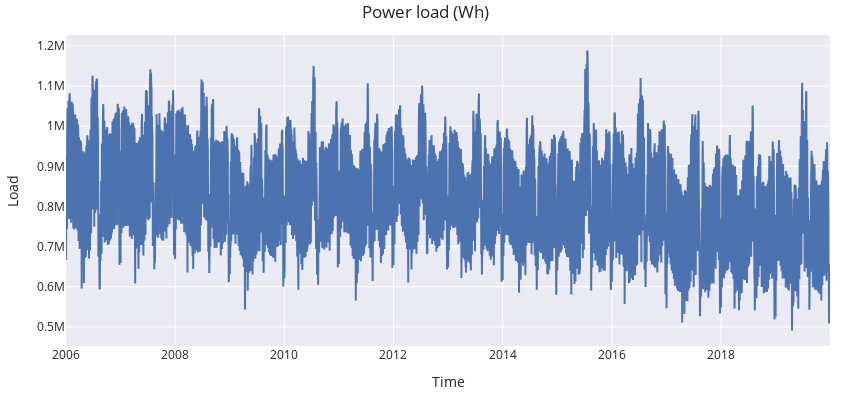

Source (notebook cell):
### Markdown cell above
### Plot time series

In this section, graphical exploration is provided of the dataset. This allows to identify trends and patterns. The section first provides plots the full time series, providing some zoom on interesting areas, and then presents some seasonality plots.

To plot the time series, a `go.Figure()` object is created using the Plotly libray, that provides interactive plots by default. Train and test data are also represented in successive figure.

### Code cell
# Interactive plot of time series
# ==============================================================================
fig = go.Figure()
fig.add_trace(go.Scatter(x=data.index, y=data['Load'], mode='lines', name='Load'))
fig.update_layout(
    title  = 'Power load (Wh)',
    xaxis_title="Time",
    yaxis_title="Load",
    legend_title="Partition:",
    width=850,
    height=400,
    margin=dict(l=20, r=20, t=35, b=20),
    legend=dict(
        orientation="h",
        yanchor="top",
        y=1,
        xanchor="left",
        x=0.001
    )
)
fig.show()

### Figure 1 — Plotly figure (JSON) as saved in the notebook; plotly's stock layout.template omitted (floating-point values rounded to 4 significant figures; data arrays with more than 128 entries replaced by an {"elided": "..."} marker saying what was removed)
{"data": [{"mode": "lines", "name": "Load", "type": "scatter", "x": {"elided": "5113 str values"}, "y": {"elided": "5113 float values"}}], "layout": {"height": 400, "legend": {"orientation": "h", "title": {"text": "Partition:"}, "x": 0.001, "xanchor": "left", "y": 1, "yanchor": "top"}, "margin": {"b": 20, "l": 20, "r": 20, "t": 35}, "title": {"text": "Power load (Wh)"}, "width": 850, "xaxis": {"title": {"text": "Time"}}, "yaxis": {"title": {"text": "Load"}}}}
